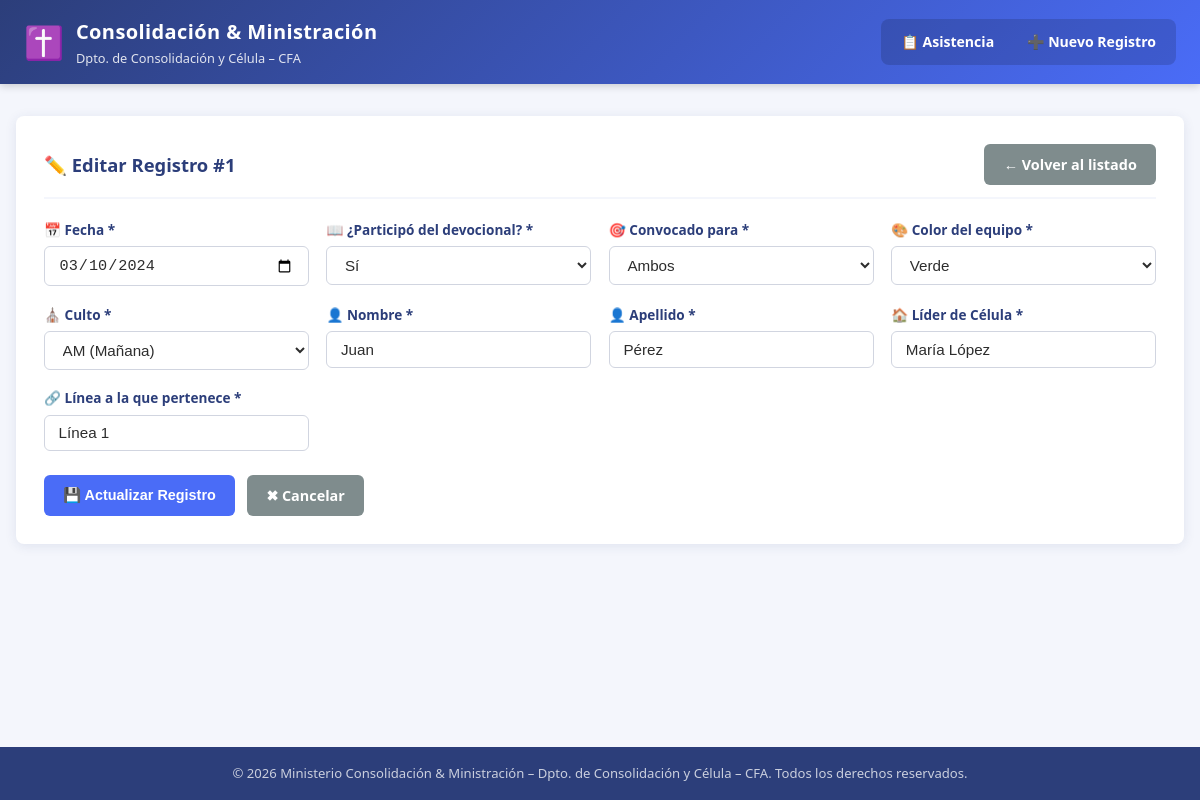
Screenshot of /editar.php?id=1 with the database file from the repository.
### tables this page shows
CREATE TABLE IF NOT EXISTS asistencia (
    id            INT AUTO_INCREMENT PRIMARY KEY,        
    fecha         DATE NOT NULL,                         
    devocional    ENUM('Sí','No') NOT NULL,              
    convocado     ENUM('Consolidar','Ministrar','Ambos') NOT NULL,  
    color_equipo  VARCHAR(50) NOT NULL,                  
    culto         ENUM('AM','PM') NOT NULL,              
    nombre        VARCHAR(100) NOT NULL,                 
    apellido      VARCHAR(100) NOT NULL,                 
    lider_celula  VARCHAR(150) NOT NULL,                 
    linea         VARCHAR(150) NOT NULL,                 
    created_at    TIMESTAMP DEFAULT CURRENT_TIMESTAMP   
);

### editar.php (the view, shortened to what this page needs)
<?php
$id = filter_input(INPUT_GET, 'id', FILTER_VALIDATE_INT);
$errores = [];
$datos   = [];
try {
    $pdo = obtenerConexion();
    if ($_SERVER['REQUEST_METHOD'] === 'POST') {
        $datos = [
            'fecha'        => trim($_POST['fecha']        ?? ''),
            'devocional'   => trim($_POST['devocional']   ?? ''),
            'convocado'    => trim($_POST['convocado']    ?? ''),
            'color_equipo' => trim($_POST['color_equipo'] ?? ''),
            'culto'        => trim($_POST['culto']        ?? ''),
            'nombre'       => trim($_POST['nombre']       ?? ''),
            'apellido'     => trim($_POST['apellido']     ?? ''),
            'lider_celula' => trim($_POST['lider_celula'] ?? ''),
            'linea'        => trim($_POST['linea']        ?? ''),
        ];
        if ($datos['fecha'] === '' || !preg_match('/^\d{4}-\d{2}-\d{2}$/', $datos['fecha'])) {
            $errores['fecha'] = 'La fecha es obligatoria y debe tener formato válido.';
        }
        if (!in_array($datos['devocional'], ['Sí', 'No'], true)) {
            $errores['devocional'] = 'Debe indicar si participó del devocional.';
        }
        if (!in_array($datos['convocado'], ['Consolidar', 'Ministrar', 'Ambos'], true)) {
            $errores['convocado'] = 'Debe seleccionar el propósito de la convocatoria.';
        }
        if ($datos['color_equipo'] === '') {
            $errores['color_equipo'] = 'El color del equipo es obligatorio.';
        }
        if (!in_array($datos['culto'], ['AM', 'PM'], true)) {
            $errores['culto'] = 'Debe seleccionar el turno del culto (AM o PM).';
        }
        if ($datos['nombre'] === '') {
            $errores['nombre'] = 'El nombre es obligatorio.';
        }
        if ($datos['apellido'] === '') {
            $errores['apellido'] = 'El apellido es obligatorio.';
        }
        if ($datos['lider_celula'] === '') {
            $errores['lider_celula'] = 'El líder de célula es obligatorio.';
        }
        if ($datos['linea'] === '') {
            $errores['linea'] = 'La línea es obligatoria.';
        }
        if (empty($errores)) {
            $sql = "UPDATE asistencia SET
                        fecha        = :fecha,
                        devocional   = :devocional,
                        convocado    = :convocado,
                        color_equipo = :color_equipo,
                        culto        = :culto,
                        nombre       = :nombre,
                        apellido     = :apellido,
                        lider_celula = :lider_celula,
                        linea        = :linea
                    WHERE id = :id";
            $stmt = $pdo->prepare($sql);
            $stmt->execute(array_merge($datos, [':id' => $id]));
            header('Location: index.php?msg=' . urlencode('Registro actualizado exitosamente.') . '&tipo=exito');
            exit;
        }
    } else {
        $stmt = $pdo->prepare('SELECT * FROM asistencia WHERE id = :id');
        $stmt->execute([':id' => $id]);
        $datos = $stmt->fetch();
    }
} catch (PDOException $e) {
    error_log('Error de base de datos en editar.php: ' . $e->getMessage());
    die('<p style="color:red;padding:2rem">No se pudo procesar la solicitud. Por favor, contacte al administrador del sistema.</p>');
}
$coloresEquipo = ['Verde', 'Amarillo', 'Azul', 'Naranja'];
require_once 'includes/header.php';
?>
<div class="tarjeta">
    <div class="tarjeta__encabezado">
        <h2 class="tarjeta__titulo">✏️ Editar Registro #<?= (int)$id ?></h2>
        <a href="index.php" class="btn btn--secundario">← Volver al listado</a>
    </div>
    <form method="post" action="editar.php?id=<?= (int)$id ?>" novalidate>
        <div class="formulario__grid">
            <div class="formulario__grupo">
                <label for="fecha">📅 Fecha *</label>
                <input
                    type="date"
                    id="fecha"
                    name="fecha"
                    value="<?= htmlspecialchars($datos['fecha']) ?>"
                    required
                >
            </div>
            <div class="formulario__grupo">
                <label for="devocional">📖 ¿Participó del devocional? *</label>
                <select id="devocional" name="devocional" required>
                    <option value="Sí"  <?= $datos['devocional'] === 'Sí'  ? 'selected' : '' ?>>Sí</option>
                </select>
            </div>
            <div class="formulario__grupo">
                <label for="convocado">🎯 Convocado para *</label>
                <select id="convocado" name="convocado" required>
                    <option value="Ambos"      <?= $datos['convocado'] === 'Ambos'      ? 'selected' : '' ?>>Ambos</option>
                </select>
            </div>
            <div class="formulario__grupo">
                <label for="color_equipo">🎨 Color del equipo *</label>
                <select id="color_equipo" name="color_equipo" required>
                    <?php foreach ($coloresEquipo as $color): ?>
                        <option value="<?= htmlspecialchars($color) ?>"
                            <?= $datos['color_equipo'] === $color ? 'selected' : '' ?>>
                            <?= htmlspecialchars($color) ?>
                        </option>
                    <?php endforeach; ?>
                </select>
            </div>
            <div class="formulario__grupo">
                <label for="culto">⛪ Culto *</label>
                <select id="culto" name="culto" required>
                    <option value="AM" <?= $datos['culto'] === 'AM' ? 'selected' : '' ?>>AM (Mañana)</option>
                </select>
            </div>
            <div class="formulario__grupo">
                <label for="nombre">👤 Nombre *</label>
                <input
                    type="text"
                    id="nombre"
                    name="nombre"
                    value="<?= htmlspecialchars($datos['nombre']) ?>"
                    maxlength="100"
                    required
                >
            </div>
            <div class="formulario__grupo">
                <label for="apellido">👤 Apellido *</label>
                <input
                    type="text"
                    id="apellido"
                    name="apellido"
                    value="<?= htmlspecialchars($datos['apellido']) ?>"
                    maxlength="100"
                    required
                >
            </div>
            <div class="formulario__grupo">
                <label for="lider_celula">🏠 Líder de Célula *</label>
                <input
                    type="text"
                    id="lider_celula"
                    name="lider_celula"
                    value="<?= htmlspecialchars($datos['lider_celula']) ?>"
                    maxlength="150"
                    required
                >
            </div>
            <div class="formulario__grupo">
                <label for="linea">🔗 Línea a la que pertenece *</label>
                <input
                    type="text"
                    id="linea"
                    name="linea"
                    value="<?= htmlspecialchars($datos['linea']) ?>"
                    maxlength="150"
                    required
                >
            </div>
        </div>
        <div class="formulario__acciones">
            <button type="submit" class="btn btn--primario">💾 Actualizar Registro</button>
            <a href="index.php" class="btn btn--secundario">✖ Cancelar</a>
        </div>
    </form>
</div>
<?php require_once 'includes/footer.php'; ?>

### css/styles.css (style rules this page uses)
:root { --color-primario: #2c3e7a; --color-secundario: #4a6cf7; --color-fondo: #f4f6fc; --color-blanco: #ffffff; --color-texto: #2d2d2d; --color-borde: #d1d5e0; --color-exito: #27ae60; --color-peligro: #e74c3c; --color-advertencia: #f39c12; --radio-borde: 8px; --sombra: 0 2px 12px rgba(44, 62, 122, 0.10); --transicion: 0.25s ease; }
*, *::before, *::after { box-sizing: border-box; margin: 0; padding: 0; }
html { font-size: 16px; scroll-behavior: smooth; }
body { font-family: 'Segoe UI', Tahoma, Geneva, Verdana, sans-serif; background-color: var(--color-fondo); color: var(--color-texto); line-height: 1.6; min-height: 100vh; display: flex; flex-direction: column; }
.tarjeta { background-color: var(--color-blanco); border-radius: var(--radio-borde); box-shadow: var(--sombra); padding: 1.75rem; margin-bottom: 1.5rem; }
.tarjeta__encabezado { display: flex; align-items: center; justify-content: space-between; flex-wrap: wrap; gap: 0.75rem; margin-bottom: 1.25rem; padding-bottom: 0.75rem; border-bottom: 2px solid var(--color-fondo); }
.tarjeta__titulo { font-size: 1.15rem; font-weight: 700; color: var(--color-primario); }
.formulario__grid { display: grid; grid-template-columns: repeat(auto-fit, minmax(240px, 1fr)); gap: 1.1rem; }
.formulario__grupo { display: flex; flex-direction: column; gap: 0.35rem; }
.formulario__grupo label { font-size: 0.85rem; font-weight: 600; color: var(--color-primario); }
.formulario__grupo input, .formulario__grupo select { padding: 0.55rem 0.85rem; border: 1.5px solid var(--color-borde); border-radius: 6px; font-size: 0.95rem; color: var(--color-texto); background-color: var(--color-blanco); transition: border-color var(--transicion), box-shadow var(--transicion); width: 100%; }
.formulario__acciones { display: flex; gap: 0.75rem; flex-wrap: wrap; margin-top: 1.5rem; }
.btn { display: inline-flex; align-items: center; gap: 0.4rem; padding: 0.55rem 1.2rem; border: none; border-radius: 6px; font-size: 0.9rem; font-weight: 600; cursor: pointer; text-decoration: none; transition: filter var(--transicion), transform var(--transicion); white-space: nowrap; }
.btn--primario { background-color: var(--color-secundario); color: var(--color-blanco); }
.btn--secundario { background-color: #7f8c8d; color: var(--color-blanco); }

### rows the page displays
asistencia: fecha "03/10/2024", devocional "Sí", convocado "Ambos", color_equipo "Verde", culto "AM (Mañana)", nombre "Juan", apellido "Pérez", lider_celula "María López", linea "Línea 1"

### other values shown
$id "1"
